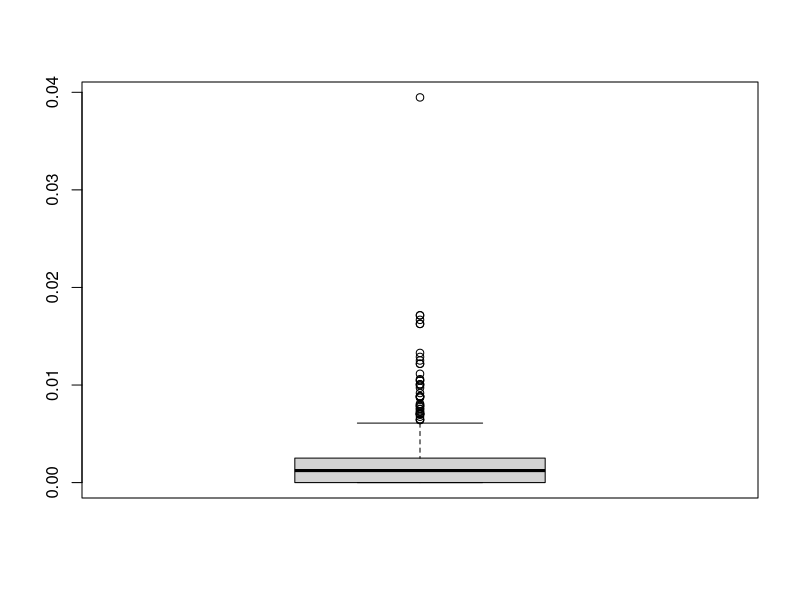
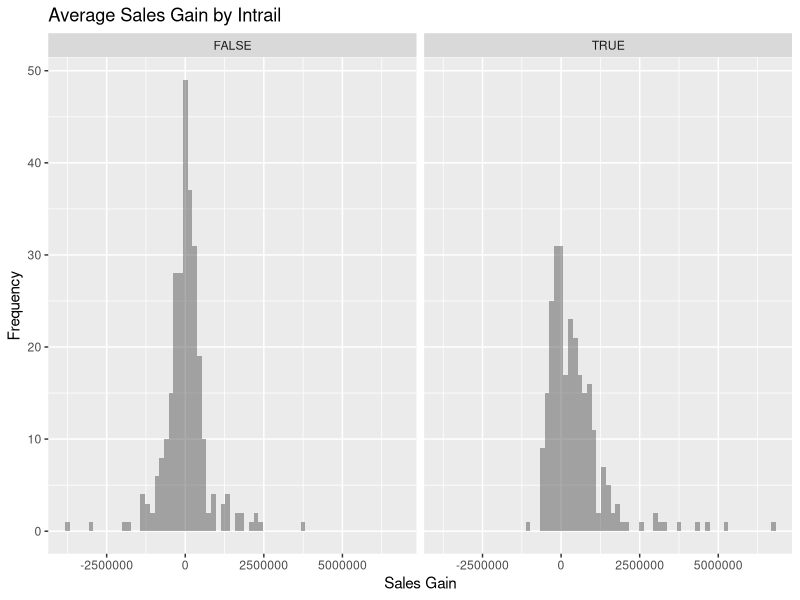
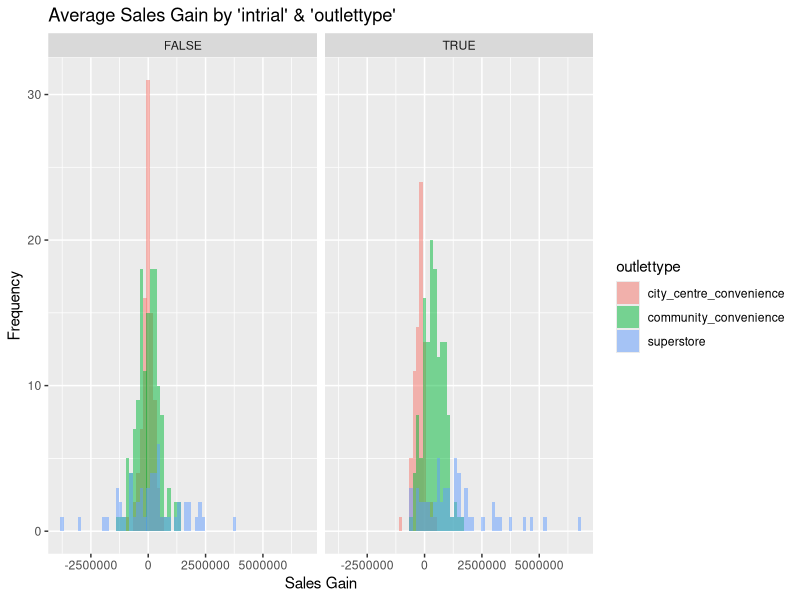
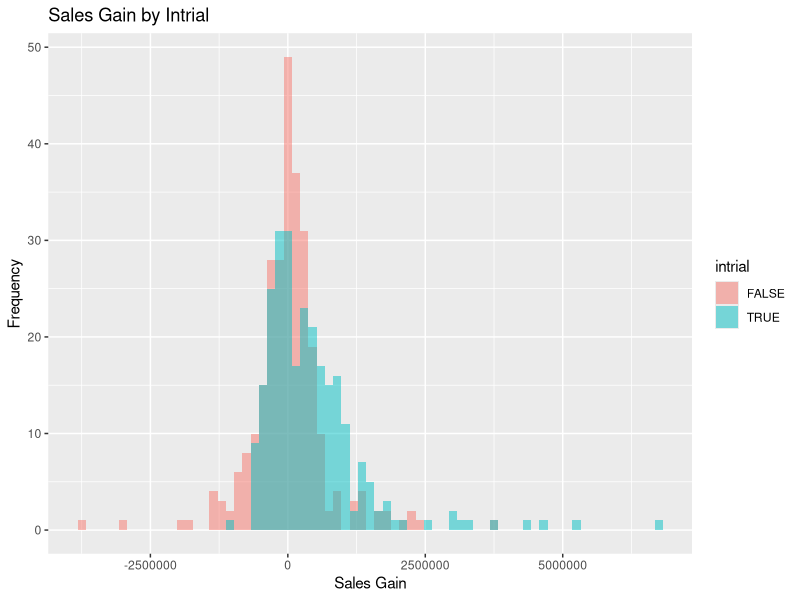
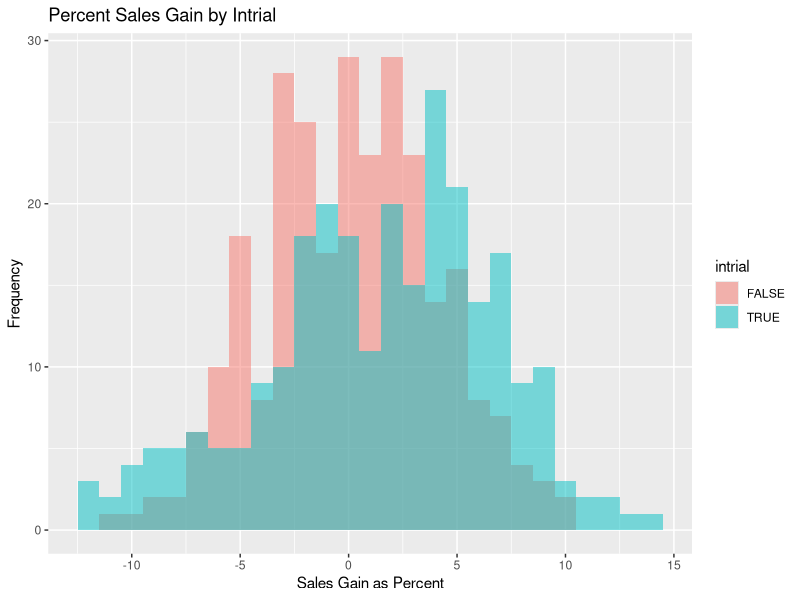
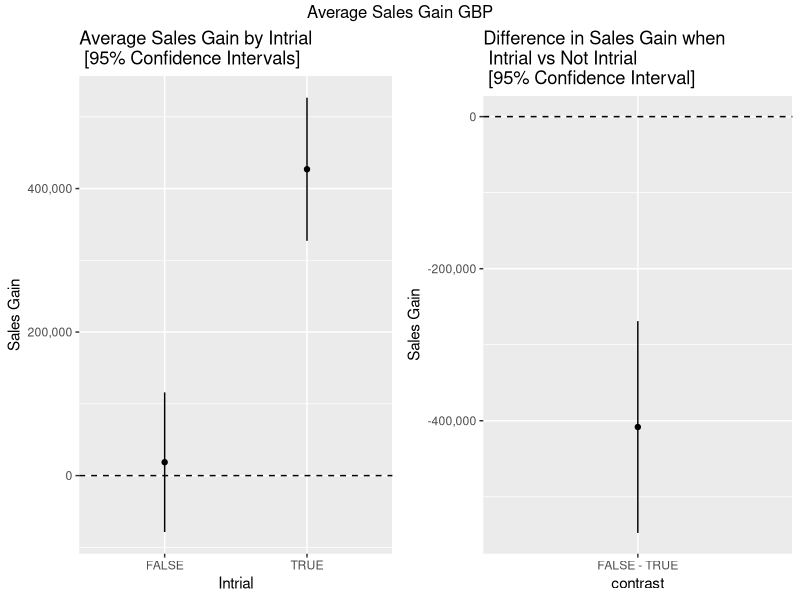
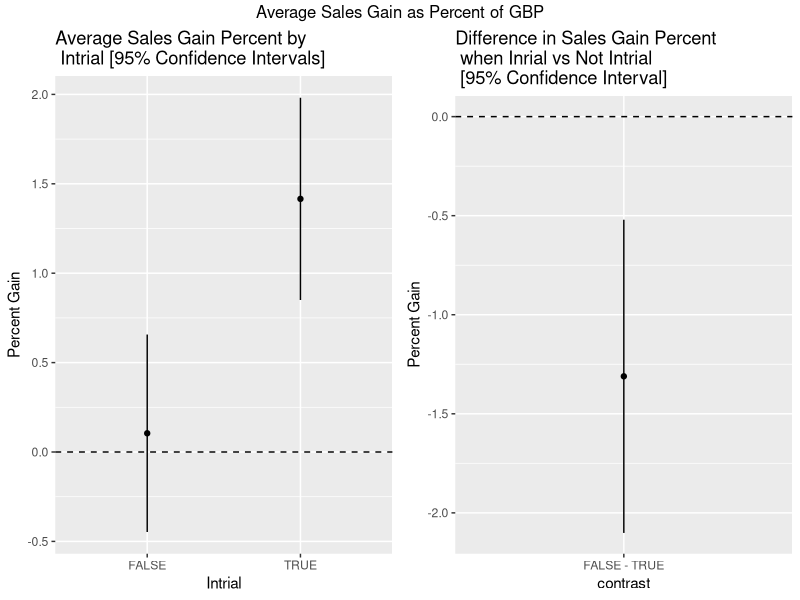
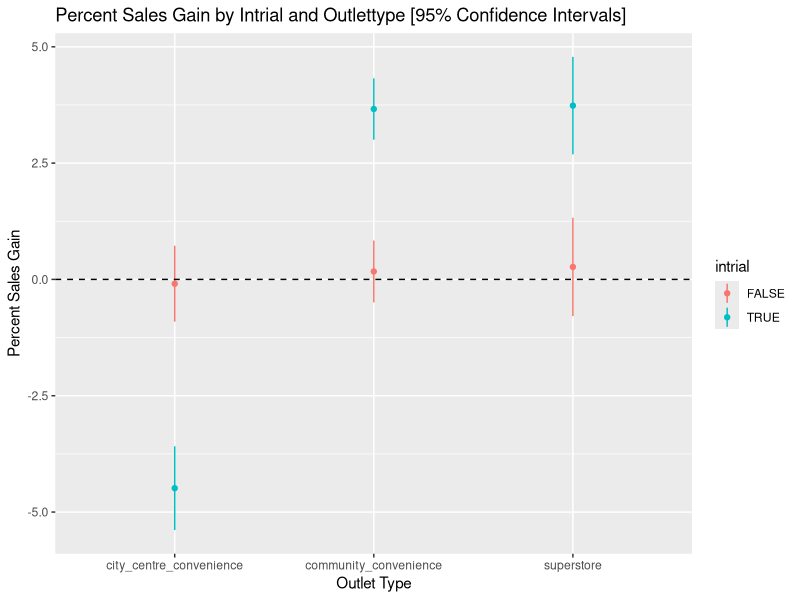

These figures' R source, in order:
## ---- chunk 1
options(width=100)
library(tidyverse)
library(scales)
library(emmeans)
library(gridExtra)
library(Hmisc)
## ---- chunk 2
data <- read.csv("sales_data.txt", stringsAsFactors = TRUE)

#str(data) 

#summary(data) 
## ---- chunk 3
boxplot(data$staff_turnover)

#boxplot(data$sales_1)

#boxplot(data$sales_2)

data <- subset(data, staff_turnover < 0.039476) #Removing one extreme point which is very different from all other observations
## ---- chunk 4
data <- data %>% mutate(sales_change = sales_2 - sales_1, percentage_diff = ((sales_2 - sales_1)/sales_1)*100) # calculating difference in sales_1 and sales_2 in both in GBP and percentages
## ---- chunk 5
ggplot(data, aes(x=sales_change)) + geom_histogram(position="identity", alpha=0.5, binwidth=150000) + facet_wrap(~intrial) + labs(title = "Average Sales Gain by Intrail", y = "Frequency", x = "Sales Gain")
## ---- chunk 6
ggplot(data, aes(x=sales_change, fill=outlettype)) + geom_histogram(position="identity", alpha=0.5, binwidth=150000) + facet_wrap(~intrial) + labs(title = "Average Sales Gain by 'intrial' & 'outlettype'", y = "Frequency", x = "Sales Gain")
## ---- chunk 7
# Creating linear model and finding estimated means and confidence intervals
lm1 <- lm(sales_change~intrial, data=data)
( lm1.emm <- emmeans(lm1, ~intrial)  ) 
( lm1.contrast <- confint(pairs(lm1.emm)) ) 
#Using summary to for null hypothesis testing
 
summary(lm1)

t.test(sales_change~intrial, data=data)
## ---- chunk 8
# Creating linear model and finding estimated means and confidence intervals
lm2 <- lm(percentage_diff~intrial, data=data) 
( lm2.emm <- emmeans(lm2, ~intrial)  ) 
( lm2.contrast <- confint(pairs(lm2.emm)) ) 
#Using summary to for null hypothesis testing
summary(lm2)

t.test(percentage_diff~intrial, data=data)
## ---- chunk 9
#Plot for sales_change
ggplot(data, aes(x=sales_change, fill=intrial)) + geom_histogram(position="identity", alpha=0.5, binwidth=150000) + labs(title = "Sales Gain by Intrial", x = "Sales Gain", y = "Frequency") 

#Plot for percentage_diff
ggplot(data, aes(x=percentage_diff, fill=intrial)) + geom_histogram(position="identity", alpha=0.5, binwidth=1) + labs(title = "Percent Sales Gain by Intrial", x = "Sales Gain as Percent", y = "Frequency")

#ggsave("percent_sales_gain_by_intial.png")
## ---- chunk 10
#Sales growth diff using estimated means and confidence intervals from lm1
grid.arrange( 
ggplot(summary(lm1.emm), mapping = aes(x = intrial, y = emmean, ymin = lower.CL, ymax = upper.CL)) + geom_point()+ geom_linerange() + geom_hline(yintercept = 0, linetype = 2) + labs(x = "Intrial", y = "Sales Gain", title = "Average Sales Gain by Intrial \n [95% Confidence Intervals]") + scale_y_continuous(labels = comma), 

ggplot(lm1.contrast, mapping = aes(x = contrast, y = estimate, ymin = lower.CL, ymax = upper.CL)) + geom_point() + geom_linerange() + geom_hline(yintercept = 0, linetype = 2) + labs(y = "Sales Gain", title = "Difference in Sales Gain when \n Intrial vs Not Intrial \n [95% Confidence Interval]") + scale_y_continuous(labels = comma)
, ncol = 2, top = "Average Sales Gain GBP")


#Percent growth diff using estimated means and confidence intervals from lm2
grid.arrange(
ggplot(summary(lm2.emm), mapping = aes(x = intrial, y = emmean, ymin = lower.CL, ymax = upper.CL)) + geom_point() + geom_linerange() + geom_hline(yintercept = 0, linetype = 2) + labs(x = "Intrial", y = "Percent Gain", title = "Average Sales Gain Percent by  \n Intrial [95% Confidence Intervals]") + scale_y_continuous(labels = comma),

ggplot(lm2.contrast, mapping = aes(x = contrast, y = estimate, ymin = lower.CL, ymax = upper.CL)) + geom_point() + geom_linerange() + geom_hline(yintercept = 0, linetype = 2) + labs(y = "Percent Gain", title = "Difference in Sales Gain Percent  \n when Inrial vs Not Intrial \n [95% Confidence Interval]") + scale_y_continuous(labels = comma)
, ncol = 2, top = "Average Sales Gain as Percent of GBP")
## ---- chunk 11
# Creating linear model and finding estimated means and confidence intervals
lm3 <- lm(percentage_diff~intrial * outlettype, data=data) 
( lm3.emm <- emmeans(lm3, ~intrial * outlettype)  )
( lm3.contrast <- confint(pairs(lm3.emm)) )

#Using anova and summary to for null hypothesis testing
summary(lm3)

anova(lm3)
## ---- chunk 12
ggplot(summary(lm3.emm), mapping = aes(x = outlettype, y = emmean, ymin = lower.CL, ymax = upper.CL, color = intrial)) + geom_point() + geom_linerange() + geom_hline(yintercept = 0, linetype = 2) + labs(x = "Outlet Type", y = "Percent Sales Gain", title = "Percent Sales Gain by Intrial and Outlettype [95% Confidence Intervals]") + scale_y_continuous(labels = comma) #adds commas to y axis scale 

#ggsave("percent_sales_gain_by_intrial_and_outlettype.png", )
## ---- chunk 13
# Creating linear model and finding estimated means and confidence intervals
lm4 <- lm(percentage_diff~intrial * outlettype + staff_turnover, data=data) 
( lm4.emm <- emmeans(lm4, ~intrial * outlettype + staff_turnover)  )
( lm4.contrast <- confint(pairs(lm4.emm)) )

#Using summary to for null hypothesis testing
summary(lm4)

anova(lm4)
## ---- chunk 14
anova(lm3, lm4)
## ---- chunk 15
g <- grid.arrange( 

ggplot(summary(lm3.emm), mapping = aes(x = outlettype, y = emmean, ymin = lower.CL, ymax = upper.CL, color = intrial)) + geom_point()+ geom_linerange() + geom_hline(yintercept = 0, linetype = 2) + labs(x = "Without 'staff_turnover'", y = "Percent Sales Gain") + scale_y_continuous(labels = comma) + theme(legend.position = "none", axis.text.x = element_text(angle = 15)),

ggplot(summary(lm4.emm), mapping = aes(x = outlettype, y = emmean, ymin = lower.CL, ymax = upper.CL, color = intrial)) + geom_point()+ geom_linerange() + geom_hline(yintercept = 0, linetype = 2) + labs(x = "With 'staff_turnover'", y = "Percent Sales Gain") + scale_y_continuous(labels = comma)+ theme(axis.title.y=element_blank(), axis.text.y=element_blank(), axis.ticks.y=element_blank(), axis.text.x = element_text(angle = 15)), 

ncol = 2, top = "Percent Sales Gain Controlling for 'outlettype' & 'staff_turnover' [95% Confidence Intervals]")

#ggsave("percent sales gain controlling for outlettype and staff turnover.png", g)

## ---- chunk 16
citation("tidyverse")
citation("scales")
citation("emmeans")
citation("gridExtra")
citation("Hmisc")
